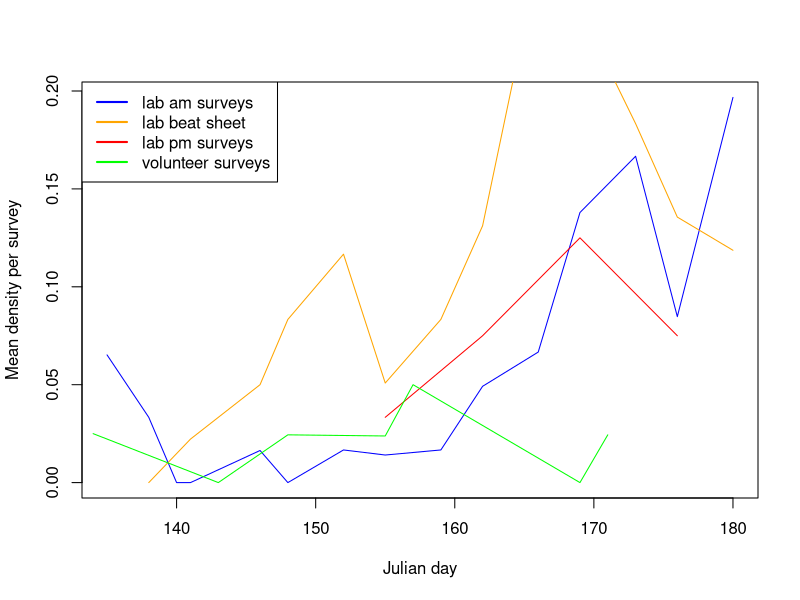
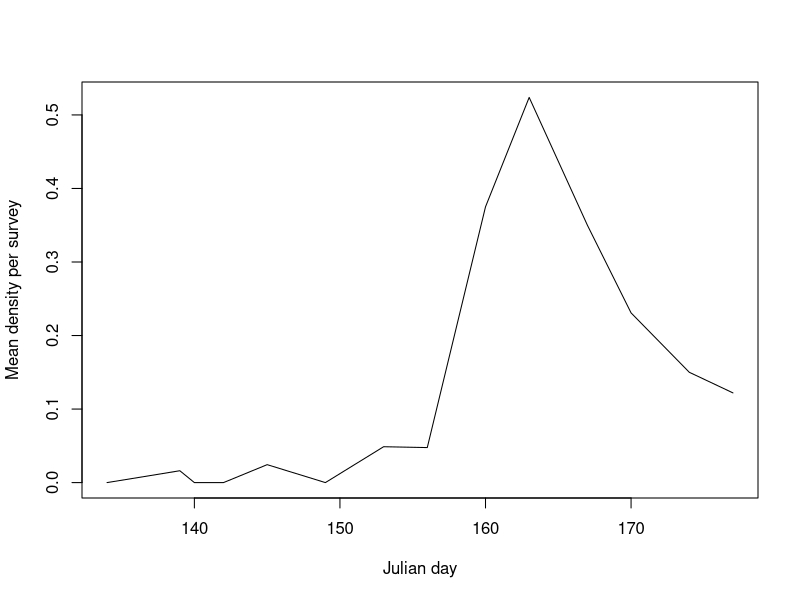

These figures' R source, in order:
################################################
# Script for conducting basic analyses based on 
# Caterpillars Count! data exported from the
# phpMyAdmin project site.

# Data include:
#
# tbl_surveys: date, site, time, and temperature of all survey events
#
# tbl_orders: arthropod observed, their length, and count associated with
#             each survey event

# Load required libraries
library(plyr)
library(dplyr)
library(lubridate)
library(stringr)

# Read in data
surveys = read.csv('data/tbl_surveys.csv', header=F)
orders = read.csv('data/tbl_orders.csv', header=F)

names(surveys) = c('surveyID', 'site', 'userID', 'circle', 'survey', 'dateStart',
                   'dateSubmit', 'tempMin', 'tempMax', 'notes', 'plantSp',
                   'herbivory', 'photo', 'isValid')
names(orders) = c('recordID', 'surveyID', 'arthropod', 'length', 'notes',
                  'count', 'photo', 'time', 'isValid')

# Convert 'survey' field to character from factor
surveys$survey = as.character(surveys$survey)


# Merge orders and surveys table
orders2 = merge(surveys, orders, by = 'surveyID', all.x = T)

orders2$date = as.POSIXlt(word(orders2$dateStart, 1, sep = " "), format = "%m/%d/%Y")
orders2$julianday = yday(orders2$date)

orders3 = orders2[, c('surveyID', 'userID','site', 'survey', 'circle', 'date','julianday',
                      'plantSp','herbivory','arthropod','length',
                      'count','notes.y','notes.x')]

# Add column with arthopod order code
arthcodes = read.csv('arth_codes.csv', header=T)
arthcodes1 = arthcodes[, c('ArthCode', 'DataName')]
names(arthcodes1) = c('arthCode', 'arthropod')
orders4 <- merge(orders3, arthcodes1, all.x = TRUE, sort = FALSE)
orders4 <- orders4[, c('surveyID', 'userID','site', 'survey', 'circle', 'date','julianday',
                        'plantSp','herbivory','arthropod','arthCode','length',
                        'count','notes.y','notes.x')]
orders4 <- orders4[order(orders4$date),]

# Add a column indicating if the leaves were wet
orders4$wetLeaves = c()
tempwet <- sort(c(grep("wet leaves", orders4$notes.x), grep("Wet leaves", orders4$notes.x), 
      grep("very dewy", orders4$notes.x), grep("Wet Leaves", orders4$notes.x)))
orders4$wetLeaves = rep('no', nrow(orders4))
orders4$wetLeaves[tempwet] = 'yes'

#tempwet$wetLeaves = 'yes'
#tempwet1 <- tempwet[, c('surveyID', 'wetLeaves')]
#orders5 <- merge(orders4, tempwet1, by = 'wetLeaves', all.x = T)
#orders5$wetLeaves[is.na(orders5$wetLeaves)] = 'no'


# temp fix of date class
orders4$date = as.character(orders4$date)

# add a year column
tempdate <- substring(orders4$date, 1, 4)
orders4$year = tempdate

# List of unique survey events
events = unique(orders4[, c("surveyID", "userID", "date", "year", "julianday", "site", "circle", "survey")])


# Function for checking survey events for a given site and year

surveyCount = function(events, site, year) {
  subevents = subset(events, site == site & year == year)
  #Count number of survey locations per date
  survcount1 = data.frame(table(subevents$date))
  names(survcount1) = c('date', 'numSurveys')                        
  survcount2 = data.frame(table(subevents[, c('date', 'circle', 'survey')]))
  zerocounts = survcount2[survcount2$Freq == 0,]
  zerocounts = zerocounts[order(zerocounts$date, zerocounts$circle, zerocounts$survey),]
  multicounts = survcount2[survcount2$Freq > 1,]
  multicounts = multicounts[order(multicounts$date, multicounts$circle, multicounts$survey),]
}





# Calculate mean density per survey

meanDensityByDay = function(surveyData,            # merged dataframe of surveys and orders tables
                       ordersToInclude,       # which arthropod orders to calculate density for (codes)
                       byTreeSpecies = FALSE, # do we want to calculate densities separately for each tree?
                       minLength = 0,         # minimum arthropod size to include
                       inputYear,
                       inputSite, 
                       plot = F,
                       new = T,
                       color = 'black')                  
  
  {
  dataYearSite = surveyData[surveyData$year == inputYear & surveyData$site == inputSite, ]
  effortByDay = data.frame(table(unique(dataYearSite[, c('surveyID', 'julianday')])$julianday))
  names(effortByDay) = c('julianday', 'numSurveys')
  
  temp = filter(surveyData,
                surveyData$year == inputYear & 
                surveyData$site == inputSite &
                length >= minLength & 
                arthCode %in% ordersToInclude)
  
  
  if (byTreeSpecies) {
    temp2 = ddply(temp, .(site, julianday, year, plantSp), summarize, 
                  totalCount = sum(count))
    
  } else {
    temp2 = ddply(temp, .(site, julianday, year), summarize, 
                  totalCount = sum(count))
  }
  
  temp3 = merge(effortByDay, temp2[, c('julianday', 'totalCount')], by = 'julianday', all = T)
  temp3$totalCount[is.na(temp3$totalCount)] = 0
  temp3$meanDensity = temp3$totalCount/temp3$numSurveys
  temp3$julianday = as.numeric(as.character(temp3$julianday))
  if (plot & new) {
    plot(temp3$julianday, temp3$meanDensity, type = 'l', 
         col = color, xlab = "Julian day", ylab = "Mean density per survey")
  } else if (plot & new==F) {
    points(temp3$julianday, temp3$meanDensity, type = 'l', col = color)
  }
  return(temp3)
}


# Create different subsets of data for beat sheets vs visual surveys, 
# morning versus afternoon, etc. Also, try to pull out the number of leaves
# for the BEAT SHEETs.


# Separating the data:

# For the word function:
library(stringr)

# All visual surveys
visualsurvey = orders4[!grepl("BEAT SHEET", orders4$notes.x),]

# Botanical Garden visual surveys
visualsurveybg = visualsurvey[visualsurvey$site == 8892356,]

# Prairie Ridge visual surveys
visualsurveypr = visualsurvey[visualsurvey$site == 117,]


# For separating the Prairie Ridge data:

# Our visual surveys ONLY, not including repeat surveys
# Checked data and "REPEAT SURVEY" only format used so far to indicate
tempvis = visualsurveypr[!grepl("REPEAT SURVEY", visualsurveypr$notes.x),]
labsurvey = tempvis[tempvis$userID %in% c(69, 130, 131, 132), ]

# Our repeat surveys ONLY
repsurvey = visualsurveypr[grep("REPEAT SURVEY", visualsurveypr$notes.x),]

# Volunteer surveys
volsurvey = visualsurveypr[visualsurveypr$userID == 129,]

# Beat sheets and isolating # leaves into a new column
beatsheet = orders4[grep("BEAT SHEET", orders4$notes.x),]
leavesNumTemp <- word(beatsheet$notes.x, -1, sep = "= ")
leavesNumTemp1 <- word(leavesNumTemp, -1, sep = "BEAT SHEET; Leaves  ")
leavesNumTemp2 <- word(leavesNumTemp1, -1, sep = "BEAT SHEET; Leaves=")
leavesNumTemp3 <- word(leavesNumTemp2, 1, sep = ";")
leavesNumTemp4 <- word(leavesNumTemp3, 1, sep = ",")
leavesNumTemp5 <- gsub(" ", "", leavesNumTemp4)
leavesNumTemp6 <- gsub("\n", "", leavesNumTemp5)
leavesNumTemp7 <- gsub("Unknown", "unknown", leavesNumTemp6)
beatsheet$leavesNum <- as.numeric(leavesNumTemp7)


# Pulling out # Leaves, use strsplit(orders4$notes.x, "BEAT SHEET; Leaves = ")
# splitbeat <- strsplit(as.character(beatsheet$notes.x), split = "BEAT SHEET; Leaves = ")
# beatsheet$leavesBeatTemp = splitbeat


# Plotting and calculations

# Prairie Ridge
# temporarily going to take out julian day 170, not a PR day and only one caterpillar seen on one survey

labsurvey1 <- labsurvey[labsurvey$julianday != 170, ]
twoorders <- c('LEPL', 'ORTH')

# Plot our morning surveys, our beat sheet surveys, our repeat surveys, and the volunteer surveys all on one graph
PRam = meanDensityByDay(labsurvey1, "LEPL", inputYear = 2015, inputSite = 117, plot = T, new = T, color = 'blue')
PRbs = meanDensityByDay(beatsheet, "LEPL", inputYear = 2015, inputSite = 117, plot = T, new = F, color = 'orange')
PRpm = meanDensityByDay(repsurvey, "LEPL", inputYear = 2015, inputSite = 117, plot = T, new = F, color = 'red')
PRvol = meanDensityByDay(volsurvey, "LEPL", inputYear = 2015, inputSite = 117, plot = T, new = F, color = 'green')
legend("topleft", c('lab am surveys', 'lab beat sheet', 'lab pm surveys', 'volunteer surveys'),lwd = 2, lty = 'solid', 
       col = c('blue', 'orange', 'red', 'green'))


# Botanical Garden
BG = meanDensityByDay(visualsurveybg, 'LEPL', inputYear = '2015', inputSite = 8892356,
                      plot = T, new = T, color = 'black') 
